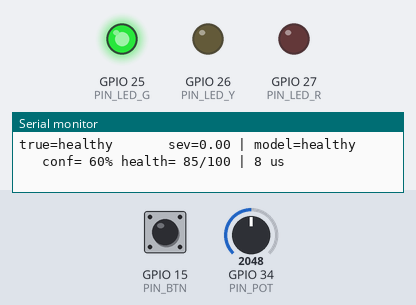
The sketch below on a simulated ESP32. On the bench: output pins drawn as LEDs (lit = HIGH), the last lines printed to the serial monitor. Dashed ring = blinking. The test bench sets the inputs (shaded band); at power-on: GPIO 15 (PIN_BTN) HIGH, GPIO 34 (PIN_POT) = 2048.

Above: at 1.8 s.
1.9 s: GPIO 15 (PIN_BTN) pulled LOW for 1.2 s
At 4.2 s:
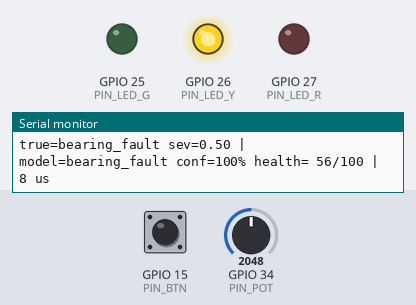
7.2 s: GPIO 34 (PIN_POT) set to 3603
At 7.9 s:
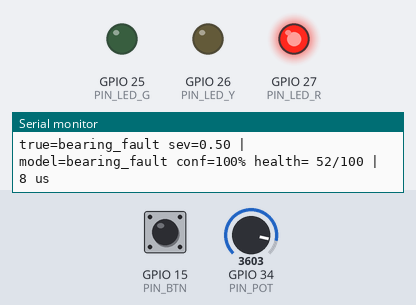
10.5 s: GPIO 34 (PIN_POT) set to 2039
13.2 s: GPIO 34 (PIN_POT) set to 1980
At 17.2 s:
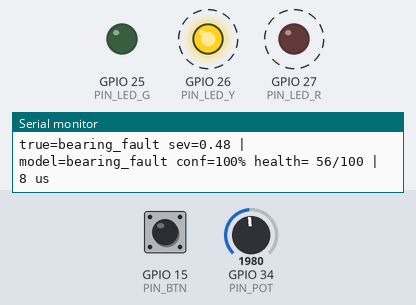
17.3 s: GPIO 15 (PIN_BTN) pulled LOW for 1.2 s
20.5 s: GPIO 34 (PIN_POT) set to 1228
At 21.4 s:
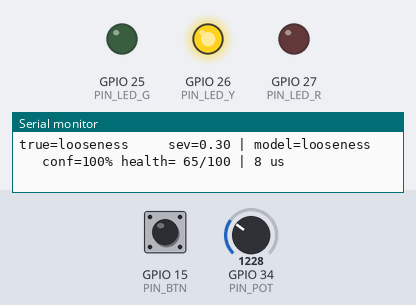
Timing chart, 0 to 23.5 s (numbered marks = the images above; inputs shaded):
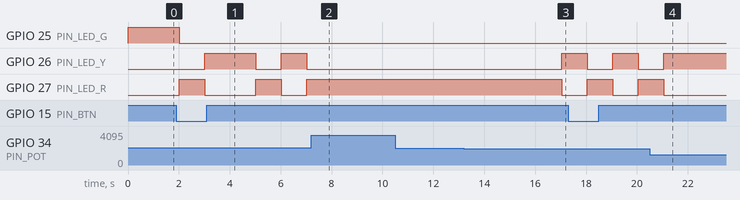

Measured:
- the behaviour switches between 2008 and 2007 on GPIO 34 (PIN_POT) (found by bisection; images 2 and 3)
- after the input at 1.9 s, GPIO 25 (PIN_LED_G): HIGH → LOW after 0.11 s; GPIO 26 (PIN_LED_Y): LOW → HIGH after 1.1 s, → LOW 2.0 s later, → HIGH 1.0 s later, → LOW 1.0 s later; GPIO 27 (PIN_LED_R): goes HIGH 1.0 s, LOW 2.0 s, HIGH 1.0 s, LOW 1.0 s, then HIGH, starting after 0.11 s
- after the input at 7.2 s, GPIO 26 (PIN_LED_Y): stays LOW (without the input it goes to HIGH after 0.82 s); GPIO 27 (PIN_LED_R): stays HIGH (without the input it goes to LOW after 0.82 s)
- after the input at 13.2 s, GPIO 26 (PIN_LED_Y): LOW → HIGH after 3.8 s; GPIO 27 (PIN_LED_R): HIGH → LOW after 3.8 s
- after the input at 20.5 s, GPIO 26 (PIN_LED_Y): LOW → HIGH after 0.55 s; GPIO 27 (PIN_LED_R): HIGH → LOW after 0.55 s

The sketch:

sketch.ino
```cpp
// VibeSense on ESP32 (Wokwi simulation).
// The "machine" is simulated in software: the potentiometer sets fault severity,
// the button cycles the machine condition. The ESP32 runs the same feature extraction
// and tiny forest model as the Python project and prints the result every second.
#include "vibesense_core.h"

const int PIN_POT = 34;
const int PIN_BTN = 15;
const int PIN_LED_G = 25;
const int PIN_LED_Y = 26;
const int PIN_LED_R = 27;

static float window[VS_WINDOW];
int condition = VS_HEALTHY;
unsigned long lastPress = 0;

void setup() {
  Serial.begin(115200);
  pinMode(PIN_BTN, INPUT_PULLUP);
  pinMode(PIN_LED_G, OUTPUT);
  pinMode(PIN_LED_Y, OUTPUT);
  pinMode(PIN_LED_R, OUTPUT);
  vs_seed(micros());
  Serial.println();
  Serial.println("VibeSense | simulated machine, tiny model on ESP32");
  Serial.println("Button: change condition | Potentiometer: fault severity");
}

void loop() {
  if (digitalRead(PIN_BTN) == LOW && millis() - lastPress > 300) {
    condition = (condition + 1) % N_CLASSES;
    lastPress = millis();
  }
  float severity = analogRead(PIN_POT) / 4095.0f;
  if (condition == VS_HEALTHY) severity = 0;

  vs_make_window(condition, severity, window);   // one second of simulated vibration

  unsigned long t0 = micros();
  vs_result r;
  vs_analyze(window, &r);                        // features + model
  unsigned long dt = micros() - t0;

  digitalWrite(PIN_LED_G, r.health >= 80);
  digitalWrite(PIN_LED_Y, r.health < 80 && r.health >= 55);
  digitalWrite(PIN_LED_R, r.health < 55);

  Serial.printf("true=%-13s sev=%.2f | model=%-13s conf=%3.0f%% health=%3.0f/100 | %lu us\n",
                VS_NAMES[condition], severity, VS_NAMES[r.state], r.prob[r.state] * 100.0f, r.health, dt);
  delay(1000);
}
```

vibesense_core.h
```cpp
// VibeSense core: vibration simulator + feature extraction + tiny forest inference.
// Plain C/C++, no libraries besides <math.h>. Works on a PC (gcc) and on ESP32 (Arduino).
// Everything here is driven by SIMULATED vibration (see vibesense/simulator.py).
#ifndef VIBESENSE_CORE_H
#define VIBESENSE_CORE_H

#include <math.h>
#include <stdint.h>
#include "model.h"

#define VS_FS 1024
#define VS_WINDOW 1024
#define VS_SHAFT_HZ 50.0f
#define VS_PI2 6.28318530718f

enum { VS_HEALTHY = 0, VS_IMBALANCE = 1, VS_BEARING = 2, VS_LOOSENESS = 3 };
static const char *VS_NAMES[N_CLASSES] = {"healthy", "imbalance", "bearing_fault", "looseness"};

// ---------------------------------------------------------------- random numbers
static uint32_t vs_rng_state = 2463534242u;
static inline void vs_seed(uint32_t s) { vs_rng_state = s ? s : 2463534242u; }
static inline uint32_t vs_rand_u32(void) {
  uint32_t x = vs_rng_state;
  x ^= x << 13; x ^= x >> 17; x ^= x << 5;
  return vs_rng_state = x;
}
static inline float vs_uniform(float a, float b) { return a + (b - a) * ((vs_rand_u32() >> 8) * (1.0f / 16777216.0f)); }
static inline float vs_gauss(void) {
  float u1 = vs_uniform(1e-7f, 1.0f), u2 = vs_uniform(0.0f, 1.0f);
  return sqrtf(-2.0f * logf(u1)) * cosf(VS_PI2 * u2);
}

// ---------------------------------------------------------------- simulator
// state: 0..3, sev: 0..1 (ignored for healthy). Fills x[VS_WINDOW] with acceleration in g.
static inline void vs_make_window(int state, float sev, float *x) {
  if (sev < 0) sev = 0;
  if (sev > 1) sev = 1;
  float shaft = VS_SHAFT_HZ + 0.8f * vs_gauss();
  float phase = vs_uniform(0, VS_PI2);
  for (int i = 0; i < VS_WINDOW; i++) {
    float t = (float)i / VS_FS;
    x[i] = 0.25f * sinf(VS_PI2 * shaft * t + phase) + 0.05f * vs_gauss();
  }
  if (state == VS_IMBALANCE) {
    float a = 0.3f + 1.6f * sev;
    for (int i = 0; i < VS_WINDOW; i++) x[i] += a * sinf(VS_PI2 * shaft * ((float)i / VS_FS) + phase);
  } else if (state == VS_BEARING) {
    float impact_hz = 87.0f + vs_gauss();
    float amp = 0.15f + 1.4f * sev;
    int n_imp = (int)impact_hz;
    for (int k = 0; k < n_imp; k++) {
      float t0 = (float)k / impact_hz + 0.0005f * vs_gauss();
      int idx = (int)(t0 * VS_FS);
      if (idx < 0) idx = 0;
      if (idx >= VS_WINDOW - 1) continue;
      for (int j = 0; j < 64 && idx + j < VS_WINDOW; j++) {  // the ring-down is gone after ~64 samples
        float tail = (float)j / VS_FS;
        x[idx + j] += amp * expf(-tail * 700.0f) * sinf(VS_PI2 * 300.0f * tail);
      }
    }
    float sg = 0.03f + 0.1f * sev;
    for (int i = 0; i < VS_WINDOW; i++) x[i] += sg * vs_gauss();
  } else if (state == VS_LOOSENESS) {
    static const float H[4] = {2.0f, 3.0f, 4.0f, 0.5f};
    static const float A[4] = {0.7f, 0.5f, 0.35f, 0.3f};
    for (int h = 0; h < 4; h++) {
      float a = A[h] * (0.2f + 1.2f * sev), ph = vs_uniform(0, VS_PI2);
      for (int i = 0; i < VS_WINDOW; i++) x[i] += a * sinf(VS_PI2 * shaft * H[h] * ((float)i / VS_FS) + ph);
    }
  }
  // sensor/mount variation, same as the training data
  float gain = vs_uniform(0.8f, 1.25f), ns = vs_uniform(0.0f, 0.12f);
  for (int i = 0; i < VS_WINDOW; i++) x[i] = x[i] * gain + ns * vs_gauss();
}

// ---------------------------------------------------------------- features
static const int VS_BANDS[6][2] = {{0, 30}, {30, 70}, {70, 130}, {130, 230}, {230, 380}, {380, 500}};

static inline void vs_fft(float *re, float *im, int n) {
  for (int i = 1, j = 0; i < n; i++) {  // bit reversal
    int bit = n >> 1;
    for (; j & bit; bit >>= 1) j ^= bit;
    j ^= bit;
    if (i < j) { float t = re[i]; re[i] = re[j]; re[j] = t; t = im[i]; im[i] = im[j]; im[j] = t; }
  }
  for (int len = 2; len <= n; len <<= 1) {
    float ang = -VS_PI2 / len;
    for (int i = 0; i < n; i += len) {
      for (int k = 0; k < len / 2; k++) {
        float wr = cosf(ang * k), wi = sinf(ang * k);
        int a = i + k, b = i + k + len / 2;
        float xr = re[b] * wr - im[b] * wi, xi = re[b] * wi + im[b] * wr;
        re[b] = re[a] - xr; im[b] = im[a] - xi;
        re[a] += xr; im[a] += xi;
      }
    }
  }
}

// f[N_FEATURES] = rms, peak, crest, kurtosis, 6 band energies, peak frequency (same order as features.py)
static inline void vs_features(const float *x, float *f) {
  static float re[VS_WINDOW], im[VS_WINDOW];
  const int N = VS_WINDOW;
  double sum = 0, sq = 0;
  float peak = 0;
  for (int i = 0; i < N; i++) { sum += x[i]; sq += (double)x[i] * x[i]; float a = fabsf(x[i]); if (a > peak) peak = a; }
  float mean = (float)(sum / N), rms = sqrtf((float)(sq / N));
  double m2 = 0, m4 = 0;
  for (int i = 0; i < N; i++) { double c = x[i] - mean; m2 += c * c; m4 += c * c * c * c; }
  m2 /= N; m4 /= N;
  f[0] = rms; f[1] = peak; f[2] = peak / (rms + 1e-9f); f[3] = (float)(m4 / (m2 * m2 + 1e-12));
  double wsum = 0;
  for (int i = 0; i < N; i++) {
    float w = 0.5f - 0.5f * cosf(VS_PI2 * i / (N - 1));
    re[i] = (x[i] - mean) * w; im[i] = 0; wsum += w;
  }
  vs_fft(re, im, N);
  float scale = 2.0f / (float)wsum;
  for (int b = 0; b < 6; b++) {
    double e = 0;
    for (int k = VS_BANDS[b][0]; k < VS_BANDS[b][1]; k++) {
      float m = sqrtf(re[k] * re[k] + im[k] * im[k]) * scale;
      e += (double)m * m;
    }
    f[4 + b] = sqrtf((float)e);
  }
  float best = -1; int bk = 1;
  for (int k = 1; k <= N / 2; k++) {
    float m = re[k] * re[k] + im[k] * im[k];
    if (m > best) { best = m; bk = k; }
  }
  f[10] = (float)bk;  // 1 Hz per bin
}

// ---------------------------------------------------------------- tiny forest
static inline int vs_walk_clf(int n, const float *f) {
  while (CLF_FEAT[n] >= 0) n = (f[CLF_FEAT[n]] <= CLF_THR[n]) ? CLF_LEFT[n] : CLF_RIGHT[n];
  return n;
}
static inline int vs_walk_reg(int n, const float *f) {
  while (REG_FEAT[n] >= 0) n = (f[REG_FEAT[n]] <= REG_THR[n]) ? REG_LEFT[n] : REG_RIGHT[n];
  return n;
}

typedef struct {
  int state;                 // index into VS_NAMES
  float prob[N_CLASSES];     // class probabilities
  float severity;            // 0..1
  float health;              // 0..100
  float feat[N_FEATURES];
} vs_result;

static inline void vs_analyze(const float *x, vs_result *r) {
  vs_features(x, r->feat);
  for (int c = 0; c < N_CLASSES; c++) r->prob[c] = 0;
  for (int t = 0; t < CLF_TREES; t++) {
    int leaf = vs_walk_clf(CLF_ROOT[t], r->feat);
    for (int c = 0; c < N_CLASSES; c++) r->prob[c] += CLF_VAL[leaf][c] / CLF_TREES;
  }
  int best = 0;
  for (int c = 1; c < N_CLASSES; c++) if (r->prob[c] > r->prob[best]) best = c;
  r->state = best;
  float s = 0;
  for (int t = 0; t < REG_TREES; t++) s += REG_VAL[vs_walk_reg(REG_ROOT[t], r->feat)] / REG_TREES;
  if (s < 0) s = 0;
  if (s > 1) s = 1;
  r->severity = s;
  r->health = 100.0f * (1.0f - s);
}

#endif
```

Source omitted: model.h (54994 bytes)
